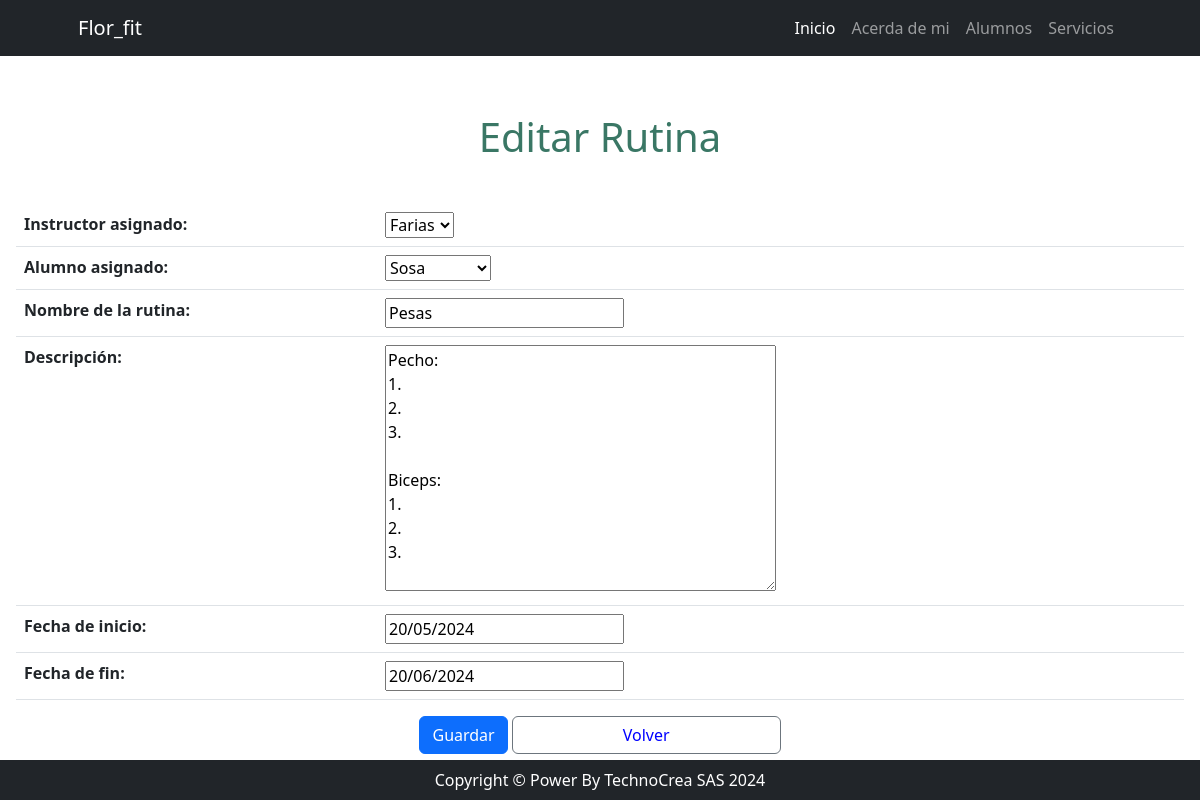
/usuario/rutina/update/5, run on an earlier commit of the app's database.
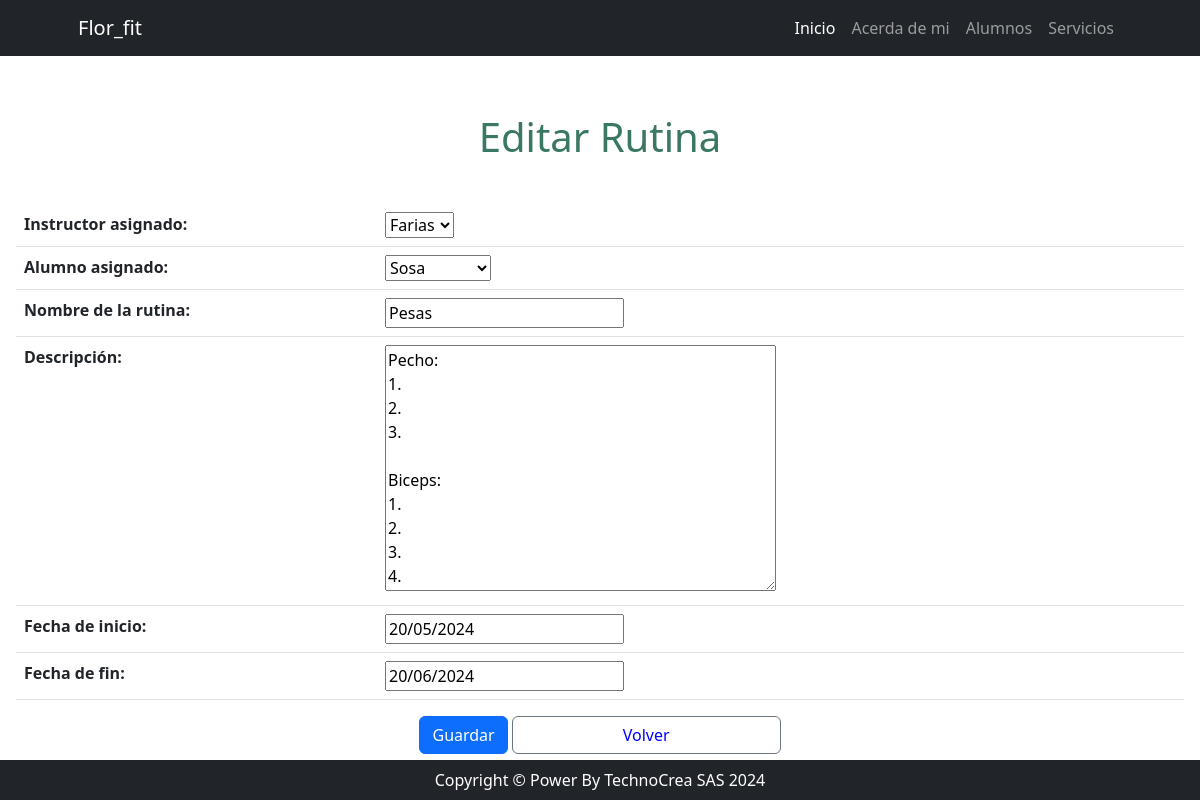
And on a later commit of the database.
### usuario/models.py (models this page shows, shortened)
class Rutina(models.Model):
    instructor = models.ForeignKey(Instructor, on_delete=models.CASCADE, verbose_name="Instructor asignado")
    alumno = models.ForeignKey(Alumno, on_delete=models.CASCADE, verbose_name="Alumno asignado")
    nombre = models.CharField(max_length=150, verbose_name="Nombre de la rutina")
    descripcion = models.TextField(verbose_name="Descripción")
    fecha_inicio = models.DateField(verbose_name="Fecha de inicio")
    fecha_fin = models.DateField(verbose_name="Fecha de fin")
    class Meta:
        verbose_name = 'Rutina'
        verbose_name_plural = 'Rutinas'

### usuario/views.py (the view)
# urls.py: path('rutina/update/<int:pk>', views.rutina_update, name='rutina_update'),
def rutina_update(request, pk: int):
    consulta = get_object_or_404(Rutina, id=pk)
    if request.method == "POST":
        form = RutinaCreateForm(request.POST, instance=consulta)
        if form.is_valid():
            form.save()
            return redirect("usuario:rutina_list")
    else:  # GET
        form = RutinaCreateForm(instance=consulta)
    return render(request, "usuario/rutina_form.html", {"form": form})

### usuario/forms.py
class RutinaCreateForm(forms.ModelForm):
    class Meta:
        model = models.Rutina
        fields = ["instructor","alumno", "nombre", "descripcion", "fecha_inicio", "fecha_fin"]

### usuario/models.py (called while the page is built)
    def __str__(self):
        return self.apellido

    def __str__(self):
        return self.apellido

### usuario/templates/usuario/rutina_form.html (shortened to what this page needs)
{% extends 'core/base.html' %}
{% block content %}
<header>
    <h1 class="text-center" style="padding-top: 1.5cm; padding-bottom: 0.5cm; color: #3a7765;">
        {% if form.instance.pk %}
            Editar Rutina
        {% else %}
            Nueva Rutina
        {% endif %}
    </h1>
</header>
<form method="post" class="p-3">
    <table class="table">
        {{ form.as_table }}
    </table>
    <div class="text-center mt-3">
        <button type="submit" class="btn btn-primary">Guardar</button>
        <a href="{% url 'usuario:alumnos_list' %}" class="btn btn-outline-secondary" style="width: 23%; color: blue;">Volver</a>
    </div>
</form>
{% endblock content %}

What changed in the data, as far as the page shows it:
changed Rutina "Farias": descripcion "Pecho: 1. 2. 3. Biceps: 1. 2. 3." → "Pecho: 1. 2. 3. Biceps: 1. 2. 3. 4."
